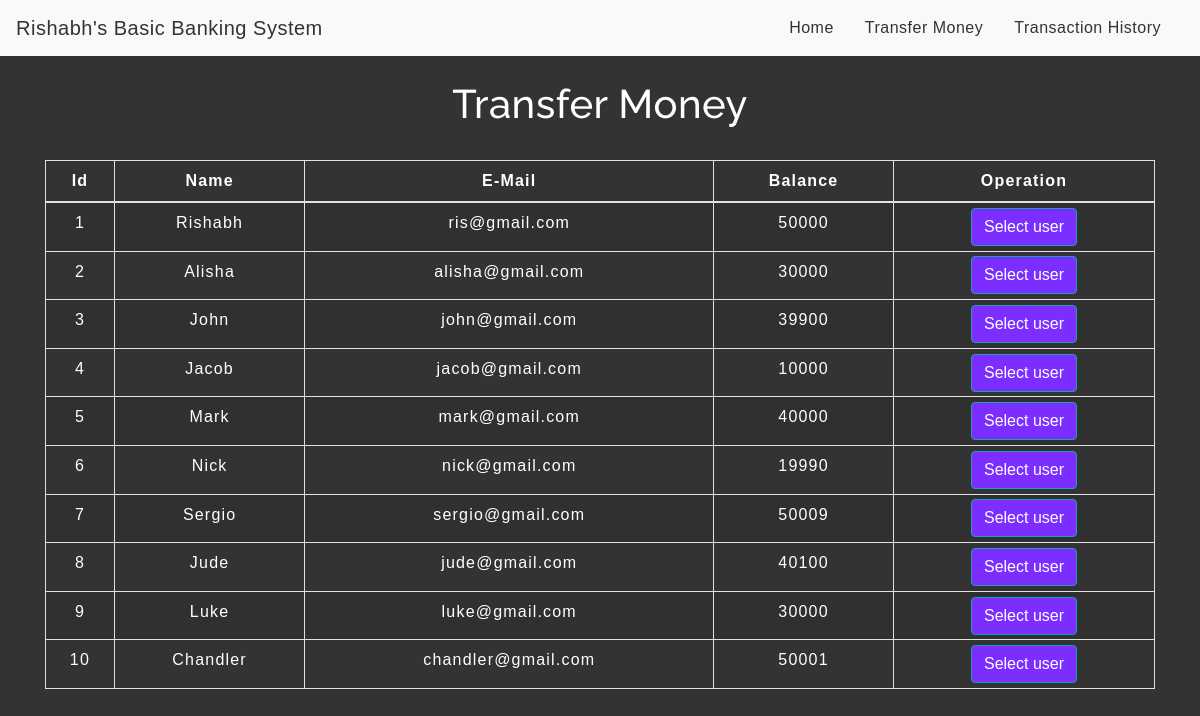
The app's page /transfermoney.php with its own data.
### tables this page shows
CREATE TABLE `users` (
  `id` int(3) NOT NULL,
  `name` text NOT NULL,
  `email` varchar(30) NOT NULL,
  `balance` int(8) NOT NULL
);

### transfermoney.php (the view, shortened to what this page needs)
<!DOCTYPE html>
<html lang="en">
<head>
    <link rel="stylesheet" href="https://maxcdn.bootstrapcdn.com/bootstrap/4.0.0/css/bootstrap.min.css">
    <link rel="stylesheet" type="text/css" href="css/table.css">
    <link rel="stylesheet" type="text/css" href="css/navbar.css">
</head>
<body>
<?php
    include 'config.php';
    $sql = "SELECT * FROM users";
    $result = mysqli_query($conn,$sql);
?>
<?php
  include 'navbar.php';
?>
<div class="container">
        <h2 style="color:white;"class="text-center pt-4">Transfer Money</h2>
        <br>
            <div class="row">
                <div class="col">
                    <div class="table-responsive-sm">
                    <table class="table table-hover table-sm table-striped table-condensed table-bordered">
                        <thead>
                            <tr>
                            <th style="color:white;"scope="col" class="text-center py-2">Id</th>
                            <th style="color:white;"scope="col" class="text-center py-2">Name</th>
                            <th style="color:white;"scope="col" class="text-center py-2">E-Mail</th>
                            <th style="color:white;"scope="col" class="text-center py-2">Balance</th>
                            <th style="color:white;"scope="col" class="text-center py-2">Operation</th>
                            </tr>
                        </thead>
                        <tbody>
                <?php
                    while($rows=mysqli_fetch_assoc($result)){
?>
                    <tr>
                       <td style="color:white;"class="py-2"><?php echo $rows['id'] ?></td>
                        <td style="color:white;"class="py-2"><?php echo $rows['name']?></td>
                        <td style="color:white;"class="py-2"><?php echo $rows['email']?></td>
                        <td style="color:white;"class="py-2"><?php echo $rows['balance']?></td>
                        <td><a href="selecteduserdetail.php?id= <?php echo $rows['id'] ;?>"> <button style="background-color:#7b2eff;" type="button" class="btn btn-info">Select user</button></a></td>
                    </tr>
                <?php
                    }
                ?>
                        </tbody>
                    </table>
                    </div>
                </div>
            </div>
         </div>
</body>
</html>

### navbar.php (shortened to what this page needs)
<nav class=" navbar navbar-expand-lg navbar-light bg-light">
<a style="color:#333" class="navbar-brand" href="index.php">Rishabh's Basic Banking System</a>
<div class="collapse navbar-collapse" id="collapsibleNavbar">
      <ul class="navbar-nav ml-auto">
        <li class="nav-item">
          <a style="color:#333" class="nav-link" href="index.php">Home</a>
        </li>
        <li class="nav-item">
          <a style="color:#333" class="nav-link" href="transfermoney.php">Transfer Money</a>
        </li>
        <li class="nav-item">
          <a style="color:#333" class="nav-link" href="transactionhistory.php">Transaction History</a>
        </li>
    </div>
 </nav>

### css/table.css (style rules this page uses)
* { padding: 0; margin: 0; box-sizing: border-box; font-family: sans-serif; }
h2 { font-size: 40px; }
table { letter-spacing: 1.2px; }
td { text-align: center; }
button { border:none; background-color: #7b2eff; transition: 1s; }

### css/navbar.css (style rules this page uses)
.nav-link { margin-right: 15px; color:#2F363F; letter-spacing: 0.5px; transition: 0.5s; }
.navbar-brand { color: #4C4B4B; letter-spacing: 0.5px; }
h2 { color: #4C4B4B; letter-spacing: 0.5px; font-family: raleway; }

### transfermoney.php (style rules this page uses)
button { transition: 1.5s; }
body { background-color:#333; }

### records on screen
users: id "1", name "Rishabh", email "ris@gmail.com", balance "50000"
users: id "2", name "Alisha", email "alisha@gmail.com", balance "30000"
users: id "3", name "John", email "john@gmail.com", balance "39900"
users: id "4", name "Jacob", email "jacob@gmail.com", balance "10000"
users: id "5", name "Mark", email "mark@gmail.com", balance "40000"
users: id "6", name "Nick", email "nick@gmail.com", balance "19990"
users: id "7", name "Sergio", email "sergio@gmail.com", balance "50009"
users: id "8", name "Jude", email "jude@gmail.com", balance "40100"
users: id "9", name "Luke", email "luke@gmail.com", balance "30000"
users: id "10", name "Chandler", email "chandler@gmail.com", balance "50001"
